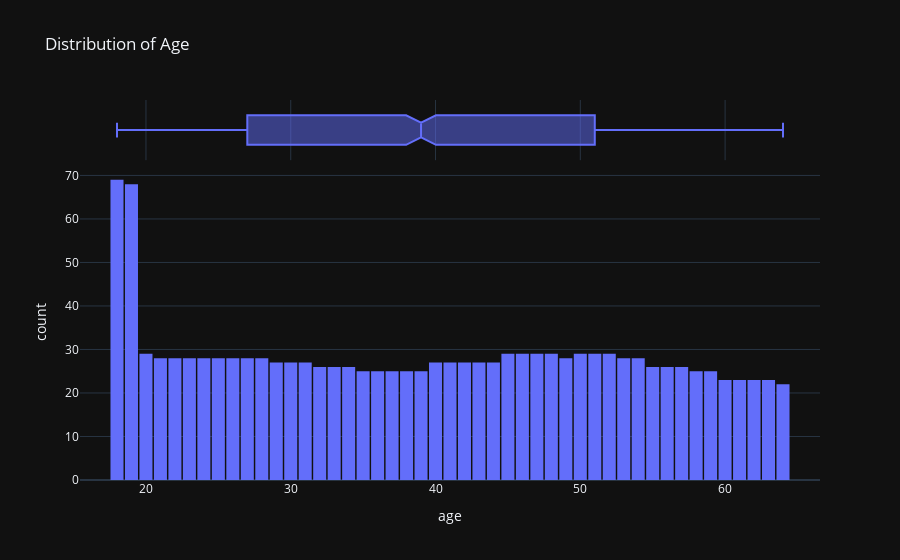

The notebook cell this image was saved under:
### Code cell
fig = px.histogram(medical_df,
                   x = 'age',
                   marginal='box',
                   nbins=47,
                   title='Distribution of Age')
fig.update_layout(bargap=0.1)
fig.show()

### Figure 1 — Plotly figure (JSON) as saved in the notebook; plotly's stock layout.template omitted (floating-point values rounded to 4 significant figures; data arrays with more than 128 entries replaced by an {"elided": "..."} marker saying what was removed)
{"data": [{"alignmentgroup": "True", "bingroup": "x", "hovertemplate": "age=%{x}<br>count=%{y}<extra></extra>", "legendgroup": "", "marker": {"color": "#636efa", "pattern": {"shape": ""}}, "name": "", "nbinsx": 47, "offsetgroup": "", "orientation": "v", "showlegend": false, "x": {"elided": "1338 int values"}, "xaxis": "x", "yaxis": "y", "type": "histogram"}, {"alignmentgroup": "True", "hovertemplate": "age=%{x}<extra></extra>", "legendgroup": "", "marker": {"color": "#636efa"}, "name": "", "notched": true, "offsetgroup": "", "showlegend": false, "x": {"elided": "1338 int values"}, "xaxis": "x2", "yaxis": "y2", "type": "box"}], "layout": {"xaxis": {"anchor": "y", "domain": [0.0, 1.0], "title": {"text": "age"}}, "yaxis": {"anchor": "x", "domain": [0.0, 0.8316], "title": {"text": "count"}}, "xaxis2": {"anchor": "y2", "domain": [0.0, 1.0], "matches": "x", "showticklabels": false, "showgrid": true}, "yaxis2": {"anchor": "x2", "domain": [0.8416, 1.0], "matches": "y2", "showticklabels": false, "showline": false, "ticks": "", "showgrid": false}, "legend": {"tracegroupgap": 0}, "title": {"text": "Distribution of Age"}, "barmode": "relative", "bargap": 0.1}}
